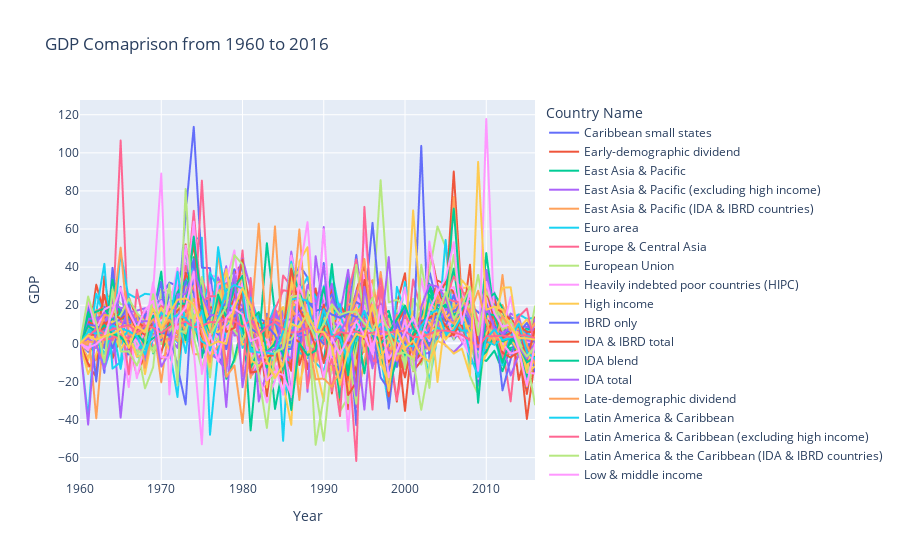

This figure's notebook cell:
### Code cell
fig = px.line(df_new, x = 'Year', y = 'GDP', title = 'GDP Comaprison from 1960 to 2016', color = 'Country Name')
fig
# To save the graph run the next line of code
# pyo.plot(fig, filename = 'GDP Growth between 1960 & 2016.html', auto_open = True)
